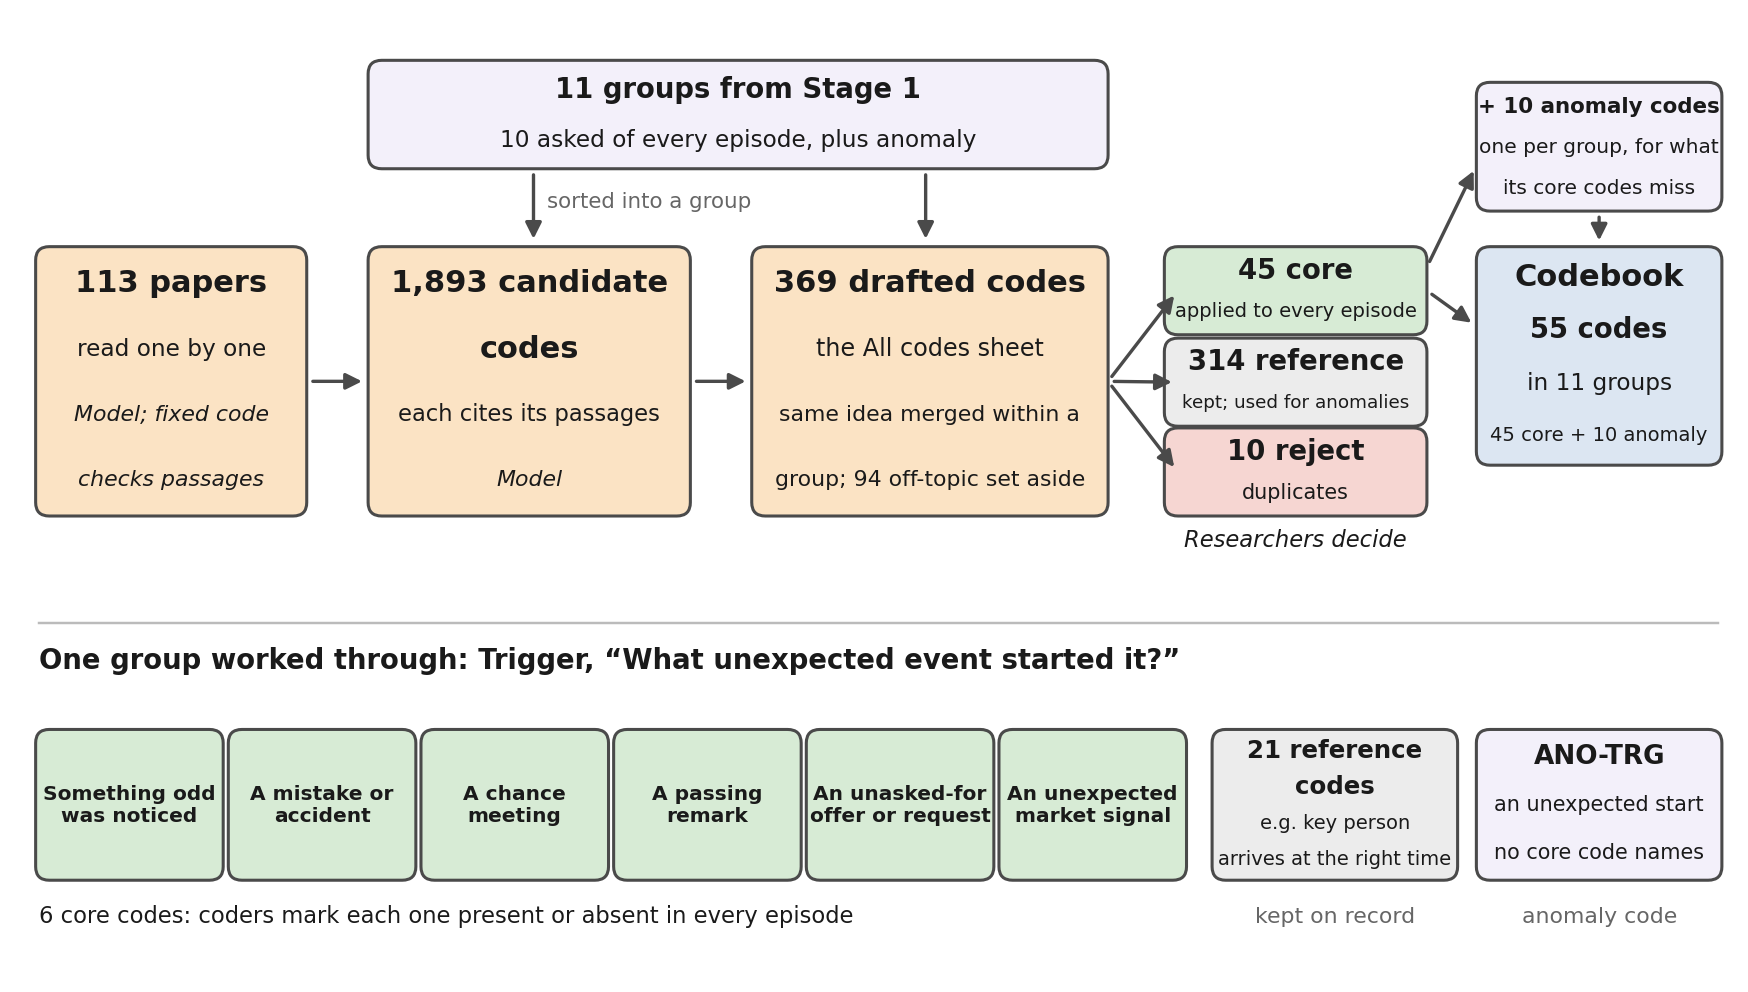

This chart was generated by the following Python code:
"""Draw how the codebook is built: groups, all codes and core codes.

Usage: python codebook_map.py codebook_map.png   (needs matplotlib)
Top: papers become candidate codes, candidate codes become drafted codes
sorted into the groups from Stage 1, and the researchers mark each drafted
code core, reference or reject. Anomaly codes come last, one per group, once
the core codes are set. Bottom: one group worked through.
Colours match Figure 1: green researchers, orange model, blue both.
"""
import sys

import matplotlib
matplotlib.use("Agg")
import matplotlib.pyplot as plt
from matplotlib.patches import FancyArrowPatch, FancyBboxPatch

OUT = sys.argv[1]
FILL = {"people": "#D7EBD5", "model": "#FBE3C4", "both": "#DCE6F2", "ref": "#ECECEC", "rej": "#F6D6D2",
        "group": "#F3F0FA"}
EDGE, INK, GREY = "#4A4A4A", "#1A1A1A", "#666666"

fig, ax = plt.subplots(figsize=(10, 5.6))
ax.set_xlim(0, 10); ax.set_ylim(0, 5.6); ax.axis("off")


def box(x, y, w, h, kind, lines, sizes, weights=None, styles=None):
    ax.add_patch(FancyBboxPatch((x, y), w, h, boxstyle="round,pad=0.02,rounding_size=0.08",
                                fc=FILL[kind], ec=EDGE, lw=1.0))
    n = len(lines)
    for i, (t, s) in enumerate(zip(lines, sizes)):
        yy = y + h - (i + 0.5) * h / n
        ax.text(x + w / 2, yy, t, ha="center", va="center", fontsize=s, color=INK,
                weight=(weights or ["normal"] * n)[i], style=(styles or ["normal"] * n)[i])


def arrow(x1, y1, x2, y2, dashed=False, color=EDGE):
    ax.add_patch(FancyArrowPatch((x1, y1), (x2, y2), arrowstyle="-|>", mutation_scale=11, lw=1.1, color=color,
                                 linestyle=(0, (3, 2)) if dashed else "-"))


# ---- the groups from Stage 1, used as sorting bins
box(2.05, 4.75, 4.3, 0.6, "group", ["11 groups from Stage 1", "10 asked of every episode, plus anomaly"],
    [9, 7.6], ["bold", "normal"])

# ---- top row: papers to the codebook
Y, H = 2.7, 1.55
box(0.1, Y, 1.55, H, "model", ["113 papers", "read one by one", "Model; fixed code", "checks passages"],
    [10, 7.6, 7.2, 7.2], ["bold", "normal", "normal", "normal"], [None, None, "italic", "italic"])
box(2.05, Y, 1.85, H, "model", ["1,893 candidate", "codes", "each cites its passages", "Model"],
    [10, 10, 7.4, 7.2], ["bold", "bold", "normal", "normal"], [None, None, None, "italic"])
box(4.3, Y, 2.05, H, "model", ["369 drafted codes", "the All codes sheet", "same idea merged within a", "group; 94 off-topic set aside"],
    [10, 7.8, 7.2, 7.2], ["bold", "normal", "normal", "normal"])
arrow(1.67, Y + H / 2, 2.03, Y + H / 2)
arrow(3.92, Y + H / 2, 4.28, Y + H / 2)
arrow(3.0, 4.73, 3.0, Y + H + 0.03)
arrow(5.3, 4.73, 5.3, Y + H + 0.03)
ax.text(3.08, 4.5, "sorted into a group", fontsize=7, color=GREY, ha="left")

# ---- researchers' decision: three statuses
sx, sw = 6.72, 1.5
box(sx, Y + 1.07, sw, 0.48, "people", ["45 core", "applied to every episode"], [9, 6.4], ["bold", "normal"])
box(sx, Y + 0.53, sw, 0.48, "ref", ["314 reference", "kept; used for anomalies"], [9, 6.0], ["bold", "normal"])
box(sx, Y, sw, 0.48, "rej", ["10 reject", "duplicates"], [9, 6.8], ["bold", "normal"])
ax.text(sx + sw / 2, Y - 0.2, "Researchers decide", fontsize=7.4, style="italic", color=INK, ha="center")
arrow(6.37, Y + H / 2, 6.78, Y + 1.31)
arrow(6.37, Y + H / 2, 6.78, Y + 0.77)
arrow(6.37, Y + H / 2, 6.78, Y + 0.24)

# ---- the codebook coders use
box(8.55, Y + 0.3, 1.4, 1.25, "both", ["Codebook", "55 codes", "in 11 groups", "45 core + 10 anomaly"],
    [10, 9, 7.6, 6.4], ["bold", "bold", "normal", "normal"])
arrow(sx + sw + 0.02, Y + 1.31, 8.53, Y + 1.1)
# anomaly codes come last: written once the core codes are set
box(8.55, 4.5, 1.4, 0.72, "group", ["+ 10 anomaly codes", "one per group, for what", "its core codes miss"],
    [7.0, 6.6, 6.6], ["bold", "normal", "normal"])
arrow(sx + sw + 0.02, Y + 1.45, 8.53, 4.75)
arrow(9.25, 4.48, 9.25, Y + 1.57)

# ---- bottom: one group worked through
ax.plot([0.1, 9.95], [2.05, 2.05], color="#BBBBBB", lw=0.8)
ax.text(0.1, 1.78, "One group worked through: Trigger, “What unexpected event started it?”", fontsize=9,
        weight="bold", color=INK, ha="left")
core = ["Something odd\nwas noticed", "A mistake or\naccident", "A chance\nmeeting", "A passing\nremark",
        "An unasked-for\noffer or request", "An unexpected\nmarket signal"]
cw, cg, cy, ch = 1.06, 0.07, 0.55, 0.85
for i, t in enumerate(core):
    box(0.1 + i * (cw + cg), cy, cw, ch, "people", [t], [6.6], ["bold"])
ax.text(0.1, 0.28, "6 core codes: coders mark each one present or absent in every episode", fontsize=7.4, color=INK,
        ha="left")
box(7.0, cy, 1.4, ch, "ref", ["21 reference", "codes", "e.g. key person", "arrives at the right time"],
    [8, 8, 6.4, 6.4], ["bold", "bold", "normal", "normal"])
box(8.55, cy, 1.4, ch, "group", ["ANO-TRG", "an unexpected start", "no core code names"], [8.6, 6.8, 6.8],
    ["bold", "normal", "normal"])
ax.text(7.7, 0.28, "kept on record", fontsize=7.2, color=GREY, ha="center")
ax.text(9.25, 0.28, "anomaly code", fontsize=7.2, color=GREY, ha="center")

fig.savefig(OUT, dpi=220, bbox_inches="tight", facecolor="white")
print("wrote", OUT)
